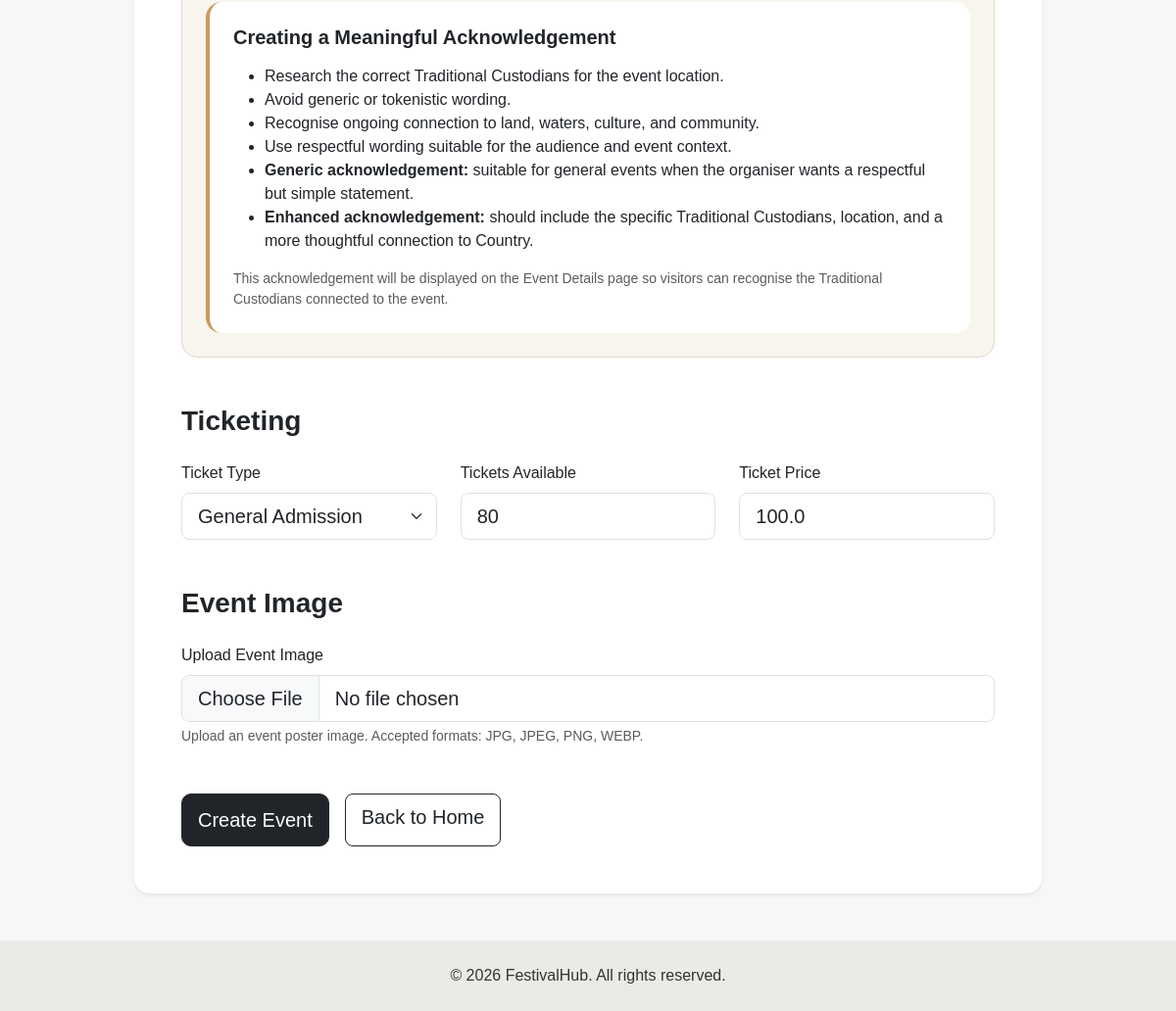
The page /update/9 (signed in, lower part) on the database as committed earlier.
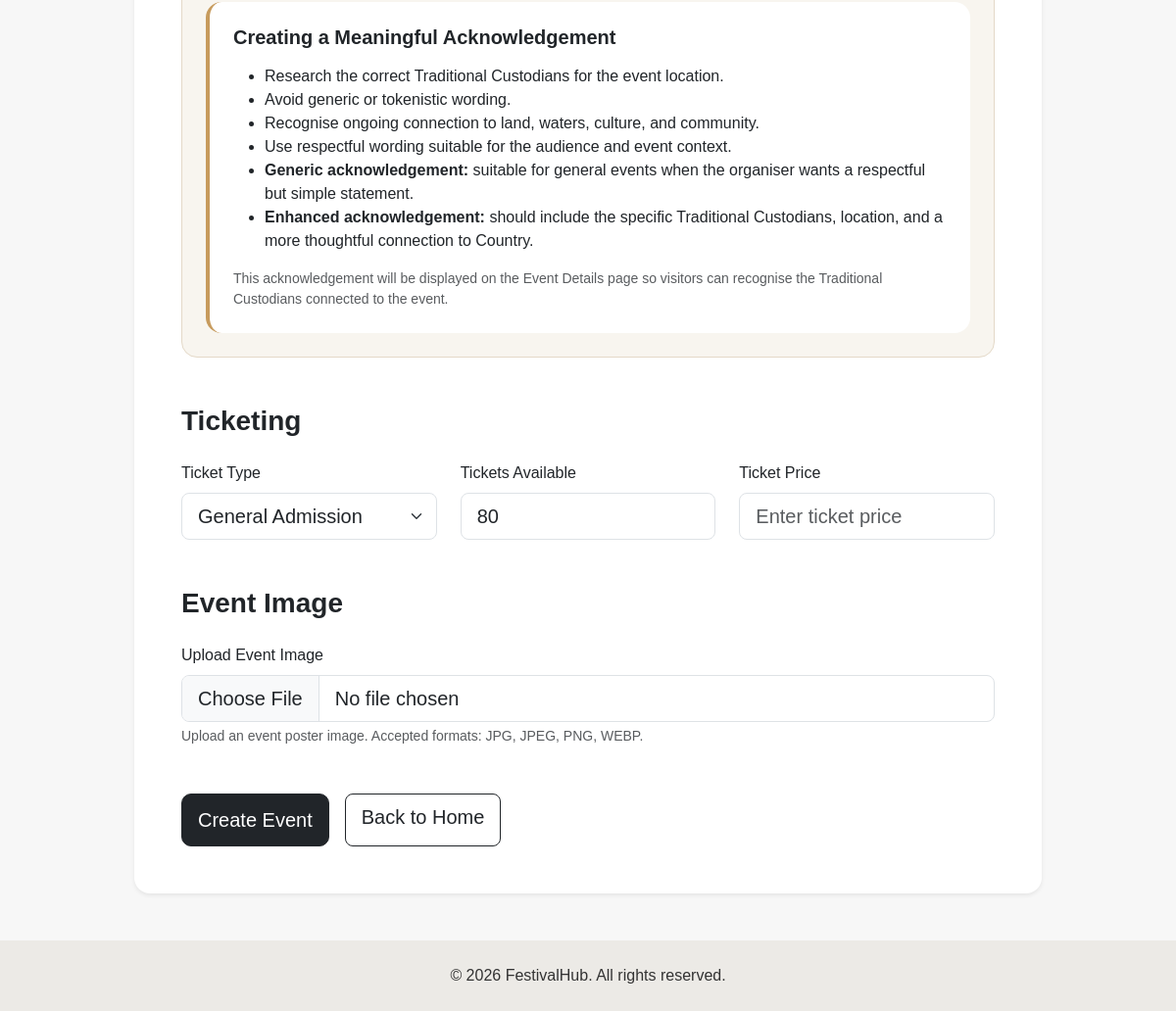
The same page on the database as committed later.
### festivalhub/models.py (models this page shows, shortened)
class Event(db.Model):
    __tablename__ = 'events'
    id = db.Column(db.Integer, primary_key=True)
    creator_id = db.Column(
        db.Integer,
        db.ForeignKey('users.id'),
        nullable=True
    )
    name = db.Column(db.String(150), nullable=False)
    category = db.Column(db.String(80), nullable=False)
    date = db.Column(db.String(80), nullable=False)
    start_time = db.Column(db.String(50))
    end_time = db.Column(db.String(50))
    description = db.Column(db.Text, nullable=False)
    venue = db.Column(db.String(150), nullable=False)
    location = db.Column(db.String(150), nullable=False)
    artist_lineup = db.Column(db.Text)
    ticket_type = db.Column(db.String(80), default='General Admission')
    tickets_available = db.Column(db.Integer, default=0)
    price = db.Column(db.Float, default=0.0)
    status = db.Column(db.String(30), default='Open')
    image = db.Column(db.String(255))
    acknowledgement_type = db.Column(
        db.String(80),
        default='No Acknowledgement of Country'
    )
    traditional_custodians = db.Column(db.String(150))
    acknowledgement_statement = db.Column(db.Text)
    bookings = db.relationship(
        'Booking',
        backref='event',
        lazy=True,
        cascade='all, delete-orphan'
    )
    comments = db.relationship(
        'Comment',
        backref='event',
        lazy=True,
        cascade='all, delete-orphan'
    )

### festivalhub/views.py (the view)
@mainbp.route('/update/<int:event_id>', methods=['GET', 'POST'])
def update_event(event_id):
    event = Event.query.get_or_404(event_id)
    if not user_can_manage_event(event):
        return redirect(url_for('main.details', event_id=event.id))
    form = EventForm()
    if request.method == 'POST':
        fill_event_from_form(event, form)
        db.session.commit()
        return redirect(url_for('main.details', event_id=event.id))
    populate_event_form(form, event)
    return render_template(
        'create-update-event.html',
        form=form,
        event=event,
        page_title='Update Event',
        submit_label='Update Event',
        is_update=True
    )

### festivalhub/models.py (called while the page is built)
@login_manager.user_loader
def load_user(user_id):
    return User.query.get(int(user_id))

### festivalhub/views.py (called while the page is built)
def user_can_manage_event(event):
    if not current_user.is_authenticated:
        return False
    if event.creator_id is None:
        return True
    return event.creator_id == current_user.id

### festivalhub/templates/create-update-event.html (shortened to what the changed rows need)
<!DOCTYPE html>
<html lang="en">
<head>
    <link href="https://cdn.jsdelivr.net/npm/bootstrap@5.3.3/dist/css/bootstrap.min.css" rel="stylesheet">
    <link rel="stylesheet" href="https://cdn.jsdelivr.net/npm/bootstrap-icons@1.11.3/font/bootstrap-icons.min.css">
    <link rel="stylesheet" href="{{ url_for('static', filename='style/style.css') }}">
</head>
<body>
    <section class="container py-5">
        <div class="row justify-content-center">
            <div class="col-xl-10">
                <div class="card border-0 shadow-sm rounded-4">
                    <div class="card-body p-4 p-md-5">
                        <form method="POST" enctype="multipart/form-data">
                            <section class="mb-5">
                                <div class="row g-4">
                                    <div class="col-md-4">
                                        <label class="form-label">Ticket Type</label>
                                        {{ form.ticket_type(class="form-select form-select-lg") }}
                                    </div>
                                    <div class="col-md-4">
                                        <label class="form-label">Tickets Available</label>
                                        {{ form.tickets_available(class="form-control form-control-lg") }}
                                    </div>
                                    <div class="col-md-4">
                                        <label class="form-label">Ticket Price</label>
                                        {{ form.price(
                                        class="form-control form-control-lg",
                                        type="number",
                                        min="0",
                                        step="0.01",
                                        placeholder="Enter ticket price",
                                        title="Please enter a valid ticket price"
                                        ) }}
                                    </div>
                                </div>
                            </section>
                            <section class="mb-5">
                                <div class="row g-4">
                                    <div class="col-md-12">
                                        <label class="form-label">Upload Event Image</label>
                                        {{ form.image(class="form-control form-control-lg") }}
                                        <div class="form-text">
                                            Upload an event poster image. Accepted formats: JPG, JPEG, PNG, WEBP.
                                        </div>
                                    </div>
                                </div>
                            </section>
                        </form>
                    </div>
                </div>
            </div>
        </div>
    </section>
</body>
</html>

Rows that differ between the two databases and show on the page:
changed Event "General Admission": price "100.0" → (not shown)
